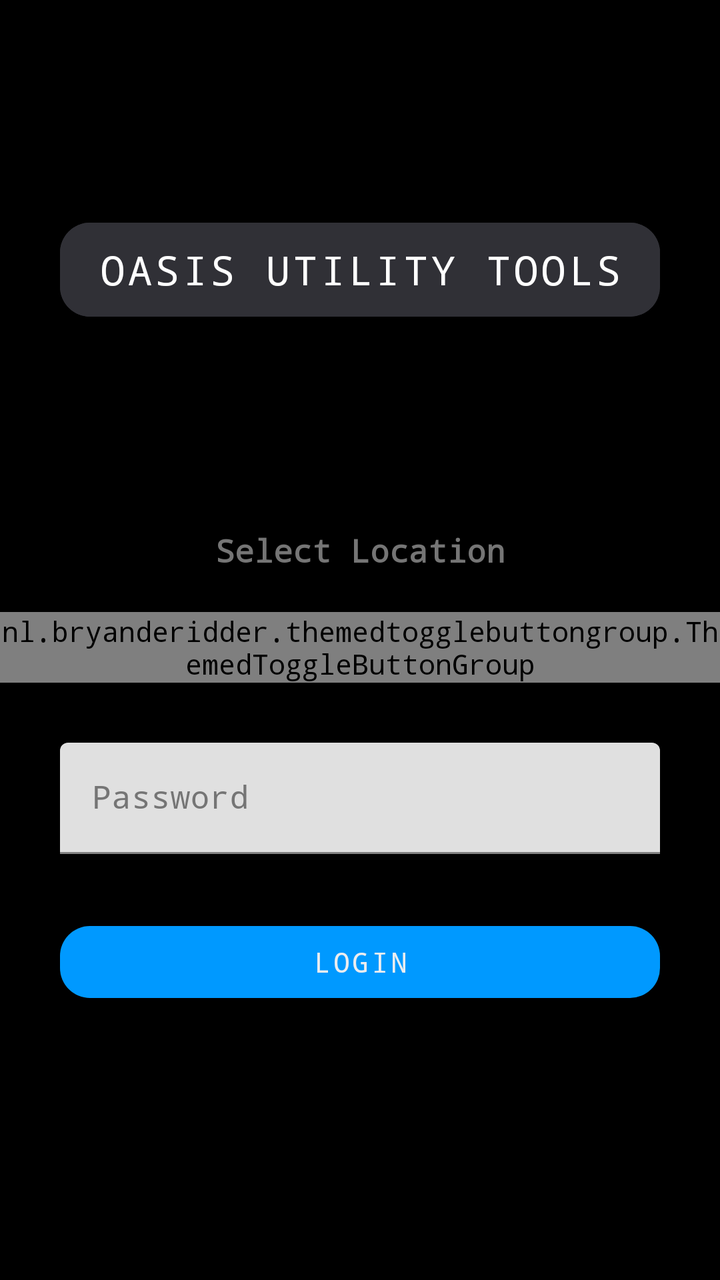
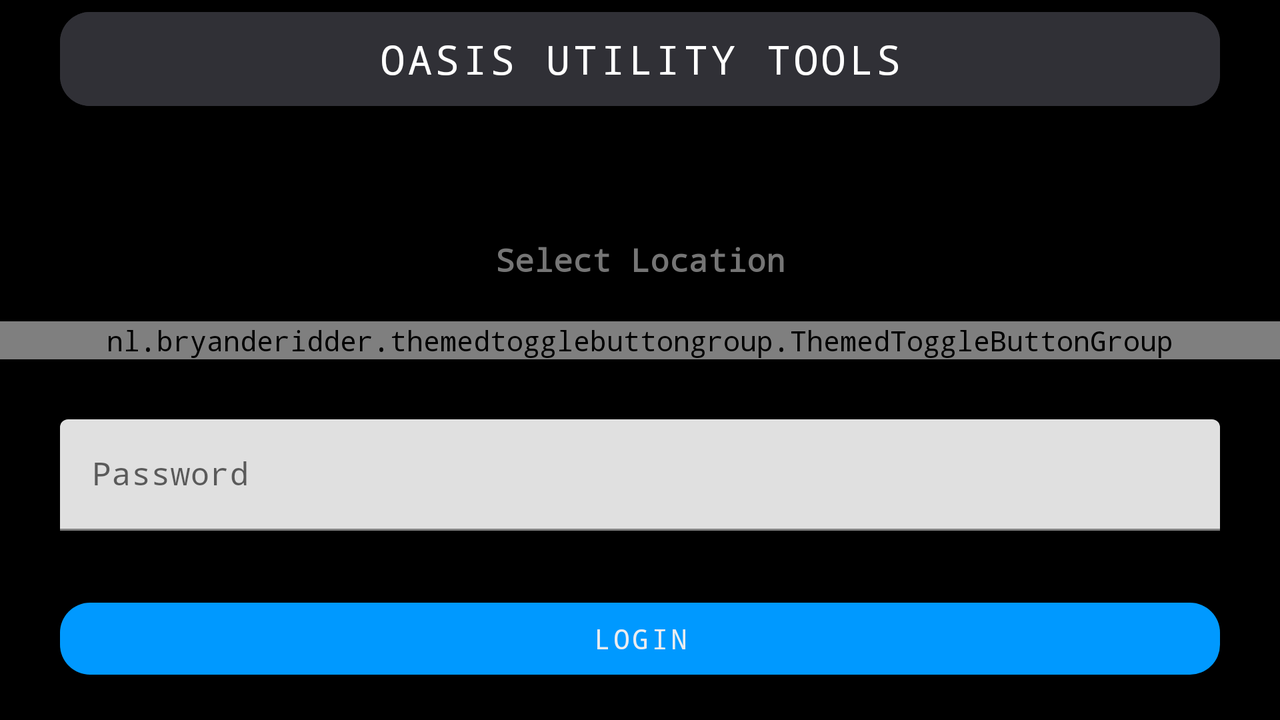

First picture: res/layout/ on a phone held upright. Second picture: the repository's own variant of that layout, on a device whose configuration matches the variant's folder. Source for both follows.
<!-- AndroidManifest.xml: application theme AppTheme -->
<!-- res/layout/activity_login.xml -->
<?xml version="1.0" encoding="utf-8"?>
<androidx.constraintlayout.widget.ConstraintLayout
    xmlns:android="http://schemas.android.com/apk/res/android"
    xmlns:app="http://schemas.android.com/apk/res-auto"
    xmlns:tools="http://schemas.android.com/tools"
    android:layout_width="match_parent"
    android:layout_height="match_parent"
    tools:context=".activities.Login">

    <LinearLayout
        android:layout_width="match_parent"
        android:layout_height="wrap_content"
        android:orientation="vertical"
        app:layout_constraintBottom_toBottomOf="parent"
        app:layout_constraintEnd_toEndOf="parent"
        app:layout_constraintStart_toStartOf="parent"
        app:layout_constraintTop_toTopOf="parent">

        <LinearLayout
            android:layout_width="match_parent"
            android:layout_height="wrap_content"
            android:layout_weight="1">

            <com.google.android.material.button.MaterialButton
                android:layout_width="match_parent"
                android:layout_height="wrap_content"
                android:text="Oasis Utility Tools"
                android:padding="10dp"
                app:cornerRadius="15dp"
                android:textColor="@color/ultra_white"
                android:backgroundTint="@color/ultra_light_gray"
                android:gravity="center"
                android:textSize="20sp"
                android:layout_marginHorizontal="30dp"
                android:layout_marginBottom="100dp"/>

        </LinearLayout>

        <LinearLayout
            android:layout_width="match_parent"
            android:layout_height="wrap_content"
            android:layout_weight="1">

            <TextView
                android:layout_width="match_parent"
                android:layout_height="wrap_content"
                android:text="Select Location"
                android:textColor="@color/gray"
                android:gravity="center"
                android:textStyle="bold"
                android:textSize="16sp"
                android:layout_marginBottom="20dp">
            </TextView>

        </LinearLayout>

        <LinearLayout
            android:layout_width="match_parent"
            android:layout_height="wrap_content"
            android:layout_weight="1">

            <nl.bryanderidder.themedtogglebuttongroup.ThemedToggleButtonGroup
                android:id="@+id/storeBtns"
                android:layout_width="match_parent"
                android:layout_height="wrap_content"
                app:justifyContent="center"> 

                <nl.bryanderidder.themedtogglebuttongroup.ThemedButton
                    android:layout_width="wrap_content"
                    android:layout_height="38dp"
                    app:toggle_backgroundColor="@color/ultra_light_gray"
                    app:toggle_selectedBackgroundColor="@color/colorPrimaryDark"
                    app:toggle_text="Lander"
                    app:toggle_textColor="@color/ultra_white" />

                <nl.bryanderidder.themedtogglebuttongroup.ThemedButton
                    android:layout_width="wrap_content"
                    android:layout_height="38dp"
                    app:toggle_backgroundColor="@color/ultra_light_gray"
                    app:toggle_selectedBackgroundColor="@color/colorPrimaryDark"
                    app:toggle_text="Crows Landing"
                    app:toggle_textColor="@color/ultra_white" />

                <nl.bryanderidder.themedtogglebuttongroup.ThemedButton
                    android:layout_width="wrap_content"
                    android:layout_height="38dp"
                    app:toggle_backgroundColor="@color/ultra_light_gray"
                    app:toggle_selectedBackgroundColor="@color/colorPrimaryDark"
                    app:toggle_text="Manteca"
                    app:toggle_textColor="@color/ultra_white" />

            </nl.bryanderidder.themedtogglebuttongroup.ThemedToggleButtonGroup>

        </LinearLayout>

        <LinearLayout
            android:layout_width="match_parent"
            android:layout_height="wrap_content"
            android:layout_weight="1">

            <com.google.android.material.textfield.TextInputLayout
                android:layout_width="match_parent"
                android:layout_height="wrap_content"
                app:boxStrokeColor="@android:color/transparent"
                app:hintTextColor="@color/colorPrimary"
                android:textColorHint="@color/gray">

                <EditText
                    android:id="@+id/login_password"
                    android:layout_width="match_parent"
                    android:layout_height="wrap_content"
                    android:textColor="@color/ultra_white"
                    android:layout_marginTop="30dp"
                    android:background="@drawable/edittext_style"
                    android:layout_marginHorizontal="30dp"
                    android:hint="Password"
                    android:inputType="numberPassword"/>

            </com.google.android.material.textfield.TextInputLayout>

        </LinearLayout>

        <LinearLayout
            android:layout_width="match_parent"
            android:layout_height="wrap_content"
            android:layout_weight="1">

            <com.google.android.material.button.MaterialButton
                android:id="@+id/login_btn"
                android:layout_width="match_parent"
                android:layout_height="wrap_content"
                android:layout_marginHorizontal="30dp"
                android:layout_marginVertical="30dp"
                android:text="Login"
                android:textColor="@color/whitish_background"
                app:cornerRadius="15dp" />
        </LinearLayout>

    </LinearLayout>

</androidx.constraintlayout.widget.ConstraintLayout>
<!-- resources referenced by this layout -->
<resources>
  <color name="colorPrimary">#33bbff</color>
  <color name="colorPrimaryDark">#0099ff</color>
  <color name="gray">#757575</color>
  <color name="ultra_light_gray">#303036</color>
  <color name="ultra_white">#ffffff</color>
  <color name="whitish_background">#ECEDF0</color>
  <style name="AppTheme" parent="Theme.MaterialComponents.Light">
          <item name="android:windowBackground">@color/light_gray</item>
          <item name="colorPrimary">@color/colorPrimaryDark</item>
          <item name="colorPrimaryDark">@color/light_gray</item>
          <item name="colorAccent">@color/colorPrimary</item>
          <item name="colorControlNormal">@color/light_blue</item>
          <item name="android:fontFamily">monospace</item>
          <item name="colorControlActivated">@color/gray</item>
          <item name="materialCalendarFullscreenTheme">@style/CustomThemeOverlay_MaterialCalendar_Fullscreen</item>
      </style>
  <color name="light_gray">#000000</color>
  <color name="light_blue">#b3e5fc</color>
  <style name="CustomThemeOverlay_MaterialCalendar_Fullscreen" parent="@style/ThemeOverlay.MaterialComponents.MaterialCalendar.Fullscreen">
          <item name="materialCalendarStyle">@style/Custom_MaterialCalendar.Fullscreen</item>
          <item name="materialCalendarHeaderTitle">@style/customHeaderTitle</item>
          <item name="materialCalendarHeaderSelection">@style/CustomHeaderSelection</item>
          <item name="buttonBarPositiveButtonStyle">@style/Buttons</item>
          <item name="buttonBarNegativeButtonStyle">@style/Buttons</item>
          <item name="android:textColorPrimary">@color/gold</item>
          <item name="colorPrimary">@color/ultra_lighter_gray</item>
          <item name="colorSurface">@color/ultra_light_gray</item>
          <item name="colorOnSurface">@color/colorPrimaryDark</item>
          <item name="colorOnPrimary">@color/gold</item>
      </style>
  <style name="Custom_MaterialCalendar.Fullscreen" parent="@style/Widget.MaterialComponents.MaterialCalendar.Fullscreen">
          <item name="android:windowFullscreen">false</item>
          <item name="rangeFillColor">@color/ultra_lighter_gray</item>
          <item name="dayStyle">@style/CustomWidget_Day</item>
          <item name="daySelectedStyle">@style/CustomSelected</item>
      </style>
  <style name="customHeaderTitle" parent="@style/Widget.MaterialComponents.MaterialCalendar.HeaderTitle">
          <item name="android:textSize">24sp</item>
          <item name="android:textColor">@color/colorPrimaryDark</item>
          <item name="colorSurface">@color/ultra_light_gray</item>
      </style>
  <style name="CustomHeaderSelection" parent="Widget.MaterialComponents.MaterialCalendar.HeaderSelection">
          <item name="android:textSize">18sp</item>
          <item name="android:textColor">@color/colorPrimaryDark</item>
      </style>
  <style name="Buttons" parent="Widget.MaterialComponents.Button.TextButton">
          <item name="android:textColor">@color/gold</item>
      </style>
  <color name="gold">#e7c521</color>
  <color name="ultra_lighter_gray">#54545f</color>
  <style name="CustomWidget_Day" parent="Widget.MaterialComponents.MaterialCalendar.Day">
          <item name="android:textSize">18sp</item>
          <item name="itemTextColor">@color/ultra_white</item>
      </style>
  <style name="CustomSelected" parent="Widget.MaterialComponents.MaterialCalendar.Day.Selected">
          <item name="itemFillColor">@color/ultra_lighter_gray</item>
          <item name="itemStrokeColor">@color/ultra_white</item>
      </style>
</resources>
<!-- res/layout-land/activity_login.xml (the repository's variant of the layout above) -->
<!-- drawn on the phone turned sideways -->
<?xml version="1.0" encoding="utf-8"?>
<androidx.constraintlayout.widget.ConstraintLayout
    xmlns:android="http://schemas.android.com/apk/res/android"
    xmlns:app="http://schemas.android.com/apk/res-auto"
    xmlns:tools="http://schemas.android.com/tools"
    android:layout_width="match_parent"
    android:layout_height="match_parent"
    tools:context=".activities.Login">

    <androidx.core.widget.NestedScrollView
        android:layout_width="match_parent"
        android:layout_height="wrap_content"
        android:fillViewport="true"
        app:layout_constraintBottom_toBottomOf="parent"
        app:layout_constraintEnd_toEndOf="parent"
        app:layout_constraintStart_toStartOf="parent"
        app:layout_constraintTop_toTopOf="parent">

        <LinearLayout
            android:layout_width="match_parent"
            android:layout_height="wrap_content"
            android:orientation="vertical">

            <LinearLayout
                android:layout_width="match_parent"
                android:layout_height="wrap_content"
                android:layout_weight="1">

                <com.google.android.material.button.MaterialButton
                    android:layout_width="match_parent"
                    android:layout_height="wrap_content"
                    android:text="Oasis Utility Tools"
                    android:padding="10dp"
                    app:cornerRadius="15dp"
                    android:textColor="@color/ultra_white"
                    android:backgroundTint="@color/ultra_light_gray"
                    android:gravity="center"
                    android:textSize="20sp"
                    android:layout_marginHorizontal="30dp"
                    android:layout_marginBottom="60dp"/>

            </LinearLayout>

            <LinearLayout
                android:layout_width="match_parent"
                android:layout_height="wrap_content"
                android:layout_weight="1">

                <TextView
                    android:layout_width="match_parent"
                    android:layout_height="wrap_content"
                    android:text="Select Location"
                    android:textColor="@color/gray"
                    android:gravity="center"
                    android:textStyle="bold"
                    android:textSize="16sp"
                    android:layout_marginBottom="20dp">
                </TextView>

            </LinearLayout>

            <LinearLayout
                android:layout_width="match_parent"
                android:layout_height="wrap_content"
                android:layout_weight="1">

                <nl.bryanderidder.themedtogglebuttongroup.ThemedToggleButtonGroup
                    android:id="@+id/storeBtns"
                    android:layout_width="match_parent"
                    android:layout_height="wrap_content"
                    app:justifyContent="center"> 

                    <nl.bryanderidder.themedtogglebuttongroup.ThemedButton
                        android:layout_width="wrap_content"
                        android:layout_height="38dp"
                        app:toggle_backgroundColor="@color/ultra_light_gray"
                        app:toggle_selectedBackgroundColor="@color/colorPrimaryDark"
                        app:toggle_text="Lander"
                        app:toggle_textColor="@color/ultra_white" />

                    <nl.bryanderidder.themedtogglebuttongroup.ThemedButton
                        android:layout_width="wrap_content"
                        android:layout_height="38dp"
                        app:toggle_backgroundColor="@color/ultra_light_gray"
                        app:toggle_selectedBackgroundColor="@color/colorPrimaryDark"
                        app:toggle_text="Crows Landing"
                        app:toggle_textColor="@color/ultra_white" />

                    <nl.bryanderidder.themedtogglebuttongroup.ThemedButton
                        android:layout_width="wrap_content"
                        android:layout_height="38dp"
                        app:toggle_backgroundColor="@color/ultra_light_gray"
                        app:toggle_selectedBackgroundColor="@color/colorPrimaryDark"
                        app:toggle_text="Manteca"
                        app:toggle_textColor="@color/ultra_white" />

                </nl.bryanderidder.themedtogglebuttongroup.ThemedToggleButtonGroup>

            </LinearLayout>

            <LinearLayout
                android:layout_width="match_parent"
                android:layout_height="wrap_content"
                android:layout_weight="1">

                <com.google.android.material.textfield.TextInputLayout
                    android:layout_width="match_parent"
                    android:layout_height="wrap_content"
                    app:boxStrokeColor="@android:color/transparent">

                    <EditText
                        android:id="@+id/login_password"
                        android:layout_width="match_parent"
                        android:layout_height="wrap_content"
                        android:textColor="@color/ultra_white"
                        android:layout_marginTop="30dp"
                        android:background="@drawable/edittext_style"
                        android:layout_marginHorizontal="30dp"
                        android:hint="Password"
                        android:textColorHint="@color/ultra_white"
                        android:inputType="numberPassword" />

                </com.google.android.material.textfield.TextInputLayout>

            </LinearLayout>

            <LinearLayout
                android:layout_width="match_parent"
                android:layout_height="wrap_content"
                android:layout_weight="1">

                <com.google.android.material.button.MaterialButton
                    android:id="@+id/login_btn"
                    android:layout_width="match_parent"
                    android:layout_height="wrap_content"
                    android:layout_marginHorizontal="30dp"
                    android:layout_marginVertical="30dp"
                    android:text="Login"
                    android:textColor="@color/whitish_background"
                    app:cornerRadius="15dp" />
            </LinearLayout>

        </LinearLayout>
    </androidx.core.widget.NestedScrollView>

    </androidx.constraintlayout.widget.ConstraintLayout>
<!-- resources referenced by the variant -->
<!-- as the phone turned sideways resolves them -->
<resources>
  <color name="colorPrimaryDark">#0099ff</color>
  <color name="gray">#757575</color>
  <color name="ultra_light_gray">#303036</color>
  <color name="ultra_white">#ffffff</color>
  <color name="whitish_background">#ECEDF0</color>
  <style name="AppTheme" parent="Theme.MaterialComponents.Light">
          <item name="android:windowBackground">@color/light_gray</item>
          <item name="colorPrimary">@color/colorPrimaryDark</item>
          <item name="colorPrimaryDark">@color/light_gray</item>
          <item name="colorAccent">@color/colorPrimary</item>
          <item name="colorControlNormal">@color/light_blue</item>
          <item name="android:fontFamily">monospace</item>
          <item name="colorControlActivated">@color/gray</item>
          <item name="materialCalendarFullscreenTheme">@style/CustomThemeOverlay_MaterialCalendar_Fullscreen</item>
      </style>
  <color name="light_gray">#000000</color>
  <color name="colorPrimary">#33bbff</color>
  <color name="light_blue">#b3e5fc</color>
  <style name="CustomThemeOverlay_MaterialCalendar_Fullscreen" parent="@style/ThemeOverlay.MaterialComponents.MaterialCalendar.Fullscreen">
          <item name="materialCalendarStyle">@style/Custom_MaterialCalendar.Fullscreen</item>
          <item name="materialCalendarHeaderTitle">@style/customHeaderTitle</item>
          <item name="materialCalendarHeaderSelection">@style/CustomHeaderSelection</item>
          <item name="buttonBarPositiveButtonStyle">@style/Buttons</item>
          <item name="buttonBarNegativeButtonStyle">@style/Buttons</item>
          <item name="android:textColorPrimary">@color/gold</item>
          <item name="colorPrimary">@color/ultra_lighter_gray</item>
          <item name="colorSurface">@color/ultra_light_gray</item>
          <item name="colorOnSurface">@color/colorPrimaryDark</item>
          <item name="colorOnPrimary">@color/gold</item>
      </style>
  <style name="Custom_MaterialCalendar.Fullscreen" parent="@style/Widget.MaterialComponents.MaterialCalendar.Fullscreen">
          <item name="android:windowFullscreen">false</item>
          <item name="rangeFillColor">@color/ultra_lighter_gray</item>
          <item name="dayStyle">@style/CustomWidget_Day</item>
          <item name="daySelectedStyle">@style/CustomSelected</item>
      </style>
  <style name="customHeaderTitle" parent="@style/Widget.MaterialComponents.MaterialCalendar.HeaderTitle">
          <item name="android:textSize">24sp</item>
          <item name="android:textColor">@color/colorPrimaryDark</item>
          <item name="colorSurface">@color/ultra_light_gray</item>
      </style>
  <style name="CustomHeaderSelection" parent="Widget.MaterialComponents.MaterialCalendar.HeaderSelection">
          <item name="android:textSize">18sp</item>
          <item name="android:textColor">@color/colorPrimaryDark</item>
      </style>
  <style name="Buttons" parent="Widget.MaterialComponents.Button.TextButton">
          <item name="android:textColor">@color/gold</item>
      </style>
  <color name="gold">#e7c521</color>
  <color name="ultra_lighter_gray">#54545f</color>
  <style name="CustomWidget_Day" parent="Widget.MaterialComponents.MaterialCalendar.Day">
          <item name="android:textSize">18sp</item>
          <item name="itemTextColor">@color/ultra_white</item>
      </style>
  <style name="CustomSelected" parent="Widget.MaterialComponents.MaterialCalendar.Day.Selected">
          <item name="itemFillColor">@color/ultra_lighter_gray</item>
          <item name="itemStrokeColor">@color/ultra_white</item>
      </style>
</resources>
